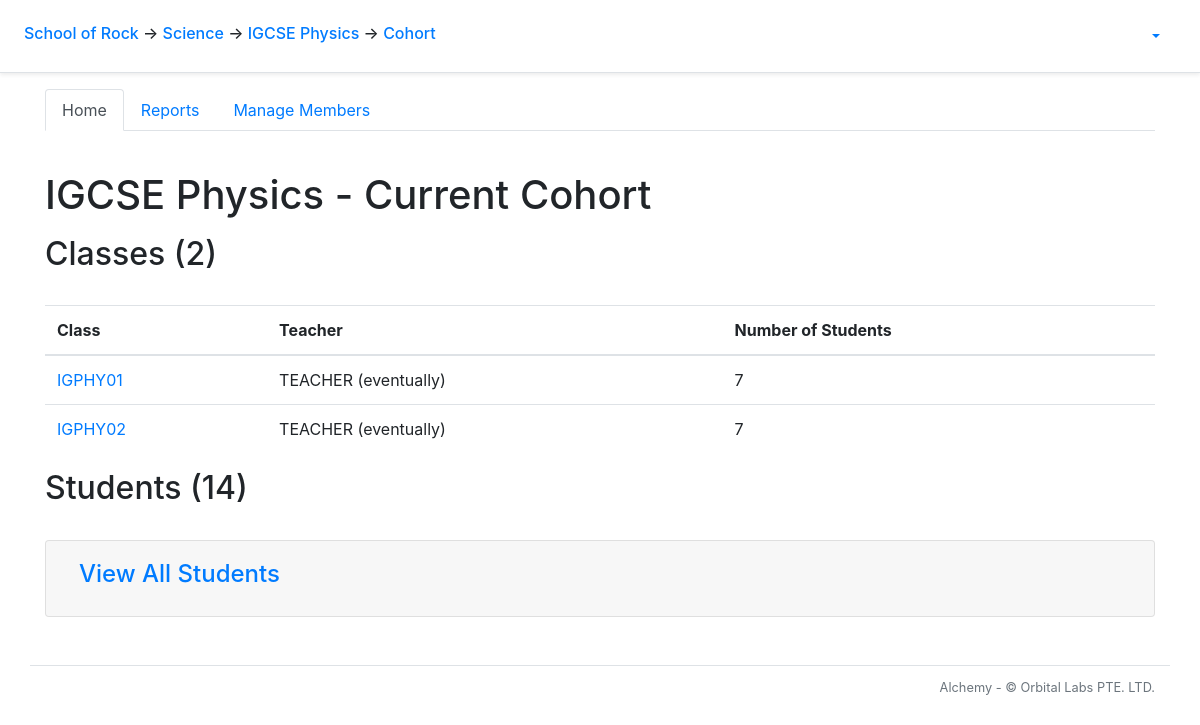
Screenshot of /course/1/cohort/index with the database file from the repository.
### alchemy/models.py (models this page shows, shortened)
class School(db.Model):
    __tablename__ = 'school'
    id = db.Column(db.Integer, primary_key=True)
    name = db.Column(db.String(50))
    departments = db.relationship('Department', backref='school')
    snapshots = db.relationship('Snapshot', backref='school')

class Department(db.Model):
    __tablename__ = 'department'
    id = db.Column(db.Integer, primary_key=True)
    name = db.Column(db.String(50))
    school_id = db.Column(db.Integer, db.ForeignKey('school.id'))
    courses = db.relationship('Course', backref='department')

class Course(db.Model):
    __tablename__ = 'course'
    id = db.Column(db.Integer, primary_key=True)
    name = db.Column(db.String(20), nullable=False)
    department_id = db.Column(db.Integer, db.ForeignKey('department.id'))
    questions = db.relationship('Question', backref = 'q_course')
    tags = db.relationship('Tag', backref='tag_course')
    clazzes = db.relationship('Clazz', backref='course')
    papers = db.relationship('Paper', backref='course')
    grade_levels = db.relationship('GradeLevel', backref='grade_levels')
    assessment_categories = db.relationship('AssessmentCategory', backref='assessment_categories')
    checkpoints = db.relationship('Checkpoint', backref='course')

class Clazz(db.Model):
    __tablename__ = 'clazz'
    id = db.Column(db.Integer, primary_key=True)
    code = db.Column(db.String(20), nullable=False)
    course_id = db.Column(db.Integer, db.ForeignKey('course.id'))
    students = db.relationship('Student', secondary=clazzes_students, back_populates='clazzes',
        order_by='Student.id')

### alchemy/views/cohort.py (the view)
@bp_cohort.route('/index')
@auth_manager.require_group
def index():
    return flask.render_template('course/cohort/index.html', num_students = get_cohort_size(g.course), clazz_profiles = get_clazz_course_profiles(g.course))

### alchemy/auth_manager.py (called while the page is built)
def auth_enabled():
    return False

def require_group(func):
    @functools.wraps(func)
    def deco(*args, **kwargs):
        if not auth_enabled():
            g.current_user = None
        elif flask_jwt_extended.verify_jwt_in_request(optional=True):
            g.current_user = flask_jwt_extended.get_current_user()
        else:
            flask.abort(401)
        return func(*args, **kwargs)
    return deco

### alchemy/models.py (called while the page is built)
    @sqlalchemy.orm.reconstructor
    def __paper_construct__(self):
        self.build_profile()

### alchemy/reports/checkpoint_data_manager.py (called while the page is built)
    def build_self(self, paper_tally_list, course):
        tally_sum = 0
        for tally in paper_tally_list:
            if tally.paper.category == self.category:
                self.paper_tally_list.append(tally)
                self.total_tally += tally.raw_total
                self.total_points += tally.paper.profile.total_points
        if len(self.paper_tally_list) != 0:
            self.percentage = round(self.total_tally/self.total_points*100, 2)
            self.grade = data_manager.determine_grade(self.percentage, course)
        else:
            self.percentage = None

    def get_weighted_percentage(self, weight_sum):
        self.weighted_percentage = round(self.total_tally/self.total_points*self.category.weight/weight_sum*100, 2)

### alchemy/reports/data_manager.py (called while the page is built)
def total_score(score_list):
    return sum(score.value for score in score_list if score.value)

def calc_percentage(numerator, denominator):
    percentage = round(numerator/denominator*100, 2)
    return percentage

def determine_grade(percentage, course):
    grade_levels = course.grade_levels
    for i in range(len(grade_levels)):
        if percentage >= grade_levels[i].lower_bound:
            new_grade = grade_levels[i].grade
            break
    return new_grade

    def build_self(self, clazz, course):
        for student in clazz.students:
            self.student_course_profiles.append(StudentCourseProfile(student, course))

    def build_self(self, student, course):
        for paper in course.papers:
            paper_score_tally = PaperScoreTally.from_student(student, paper)
            self.paper_score_tallies.append(paper_score_tally)
        for checkpoint in course.checkpoints:
            checkpoint_tally = checkpoint_data_manager.StudentCheckpointTally(student, checkpoint)
            self.checkpoint_tallies.append(checkpoint_tally)

### alchemy/views/clazz.py (called while the page is built)
@bp_clazz.url_defaults
def url_defaults(endpoint, values):
    if 'clazz_id' not in values:
        values['clazz_id'] = g.clazz.id

### alchemy/templates/course/cohort/index.html (shortened to what this page needs)
{% extends "course/cohort/layout.html" %}
{% block cohort_tab_content %}
  <h1 class="my-3">{{ g.course.name }} - Current Cohort</h1>
  <h2>Classes ({{ g.course.clazzes | length }})</h2>
  <br>
  <table class="table table-hover">
    <thead>
      <th>Class</th>
      <th>Teacher</th>
      <th>Number of Students</th>
    </thead>
    {% for profile in clazz_profiles %}
    <tr>
      <td><a href="{{ url_for('course.clazz.index', clazz_id = profile.clazz.id)}}">{{ profile.clazz.code }}</a></td>
      <td>TEACHER (eventually)</td>
      <td>{{ profile.clazz.students | length }}</td>
    </tr>
    {% endfor %}
  </table>
  <h2>Students ({{ num_students }})</h2>
  <br>
  <div class="accordion" id="student-cohort-list">
    <div class="card">
      <div class="card-header" id="student-list-header">
        <h2 class="mb-0">
          <button class="btn btn-link btn-block text-left collapsed" type="button" data-toggle="collapse" data-target="#cohort-list" aria-expanded="false" aria-controls="collapseTwo">
            <h4>View All Students</h4>
          </button>
        </h2>
      </div>
    </div>
  </div>
{% endblock cohort_tab_content %}

### alchemy/templates/layout_start.html (shortened to what this page needs)
<!doctype html>
<html lang="en">
  <head>
      <link rel="stylesheet" href="https://stackpath.bootstrapcdn.com/bootstrap/4.5.0/css/bootstrap.min.css">
      <link rel="stylesheet" type="text/css" href="{{ url_for('static', filename='card-body.css') }}">
    </head>
    <body>
      <div class="p-3 px-md-4 mb-3 bg-white border-bottom shadow-sm">
        <div class="row justify-content-md-center">
          <div class="col d-flex align-items-baseline">
            <h6 class="mt-2 mr-3">
              {% if g.school %}
                <a href = "{{ url_for('school.index', school_id = g.school.id)}}">{{ g.school.name }}</a>
              {% else %}
                <b style="text-align: center;">Welcome to...</b>
              {% endif %}
              {% if g.department %}
                <span>&#8594;</span><a href = "{{ url_for('department.index', department_id = g.department.id) }}"> {{ g.department.name }}</a>
              {% endif %}
              {% if g.course %}
                <span>&#8594;</span><a href = "{{ url_for('course.index', course_id = g.course.id) }}"> {{ g.course.name }}</a>
              {% endif %}
              {% if g.cohort %}
                <span>&#8594;</span><a href = "{{ url_for('course.cohort.index') }}"> {{ g.cohort }}</a>
              {% endif %}
            </h6>
          </div>
          <div class="col-md-auto d-flex align-items-baseline">
            {% if 'current_user' in g %}
            <ul class="nav nav-pills">
              <li class="nav-item dropdown">
                <a class="nav-link dropdown-toggle" data-toggle="dropdown" href="#" role="button" aria-haspopup="true" aria-expanded="false">{{ g.current_user.username }}</a>
              </li>
            </ul>
            {% endif %}
          </div>
        </div>
      </div>

### rows the page displays
School: school.name "School of Rock"
Department: department.name "Science"
Course: course.name "IGCSE Physics"
Clazz: clazz.code "IGPHY01"
Clazz: clazz.code "IGPHY02"

### other values shown
{{ g.cohort }} "Cohort"
{{ g.course.clazzes | length }} "2"
{{ profile.clazz.students | length }} "7" "7"
{{ num_students }} "14"
